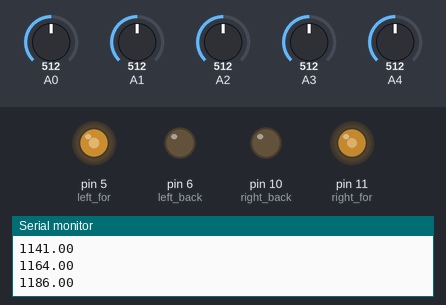
Bench run of a sketch on a simulated Arduino Uno, built with avr-gcc and run on an emulated ATmega328P. Parts: output pins drawn as LEDs (lit = HIGH), the last lines printed to the serial monitor. The test bench sets the inputs (shaded band); at power-on: A0 = 512, A1 = 512, A4 = 512, A3 = 512, A2 = 512.

Above: at 1.2 s.
1.3 s: A0 set to 482
At 1.54 s:
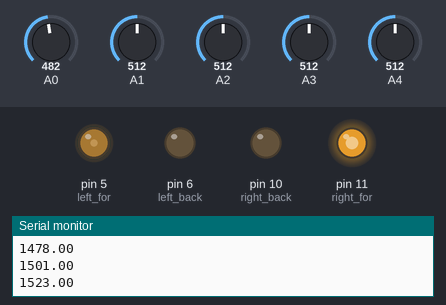
4.3 s: A1 set to 491
At 5.3 s:
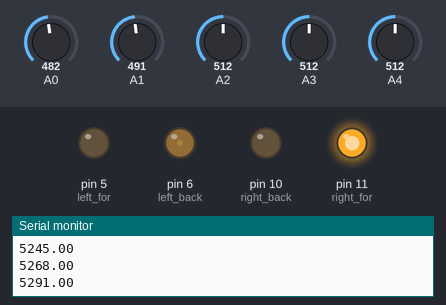
7.3 s: A4 set to 481
At 7.56 s:
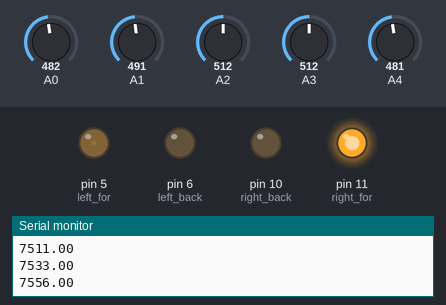
10.3 s: A4 set to 716
13.3 s: A3 set to 306
At 14.4 s:
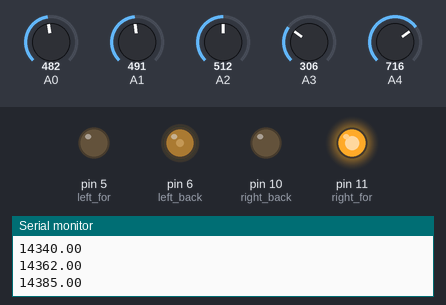
14.8 s: A1 set to 716
At 15.8 s:
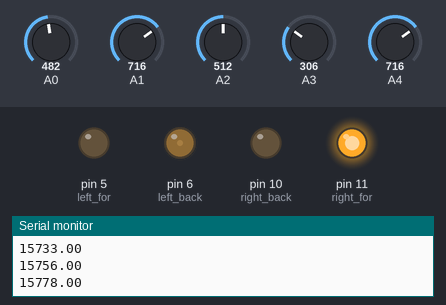
Timing chart, 0 to 17.3 s (numbered marks = the images above; inputs shaded):
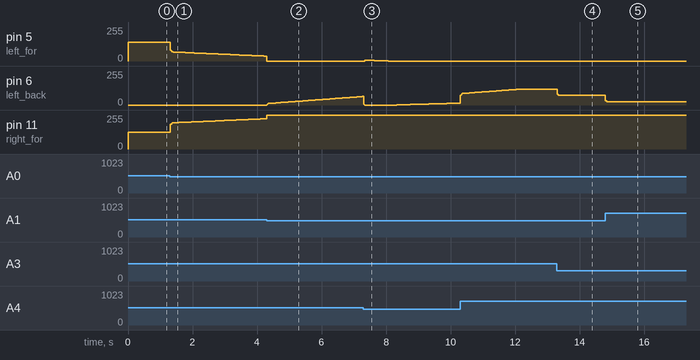

Measured:
- the behaviour switches between 500 and 499 on A0 (found by bisection; images 0 and 1)
- the behaviour switches between 500 and 499 on A1 (found by bisection; images 1 and 2)
- after the input at 1.3 s, pin 5 (left_for): moves from 140/255 to 36/255 over 3.0 s, starting at once; pin 11 (right_for): moves from 125/255 to 228/255 over 3.0 s, starting at once
- after the input at 4.3 s, pin 6 (left_back): moves from 0/255 to 64/255 over 3.0 s, starting at once
- after the input at 7.3 s, pin 5 (left_for): 0/255 → 5/255 at once, → 4/255 0.16 s later, → 3/255 0.13 s later, → 2/255 0.15 s later, … (6 changes in this stretch)
- after the input at 13.3 s, pin 6 (left_back): 119/255 → 72/255 at once
- after the input at 14.8 s, pin 6 (left_back): 72/255 → 24/255 at once

The sketch:

Test03.2.ino
```cpp
int ir[5];
int count = 10;
float er[10];
int th = 500;


float i; int d;
float error;
int p_error = 0;

int val[5] = {-12,-8,0,8,12};
float pid_val ;
float t1;
float t=20;

float sp_left = 125 + 15;
float sp_right = 125;
int shift = 0;
float left = sp_left ;
float right = sp_right ;
float gear1 = 0.8;
float gear2 = 0.6;


int kp = 3.5 + (sp_left+sp_right)/100;
float ki = 0.01;
float kd = 1;

int right_for = 11;
int left_for = 5;
int right_back = 10;
int left_back = 6;

//////////////////////////////////////////////////////////////////////////////////////////////////////////////////////////////////////////////
/////////////////////////////////////////////////////////////////////////////////////////////////////////////////////////////////////////////
///////// MAIN /////////////////
void setup() {
  Serial.begin(9600);
  pinMode(5,OUTPUT);pinMode(6,OUTPUT);pinMode(10,OUTPUT);pinMode(11,OUTPUT);

  for (int i = 0;i<count;i++){
    er[i] = 0.0;
  }
  t1 = millis();
}

void loop() {
  getIR();
  PID();
  driver();
  delay(10);
  //Serial.print(ir[0]);Serial.print(ir[1]);Serial.print(ir[2]);Serial.print(ir[3]);Serial.println(ir[4]);
  //Serial.println(error);Serial.println(i);
}
//////////////////////////////////////////////////////////////////////////////////////////////////////////////////////////////////////////////
/////////////////////////////////////////////////////////////////////////////////////////////////////////////////////////////////////////////

////////////////////////////////////////////////////////////////////////////////////////////////////////////////////////////////////////////
/////// SENSOR ////////////////////////////////
int check(int val){
  if (val >= th){
    return 0;
  } else{
    return 1;
  }
}
int getIR(){
  for (int i=0;i<5;i++){
    ir[i] = analogRead(i);
  }
  for (int i=0;i<5;i++){
    ir[i] = check(ir[i]);
  }
}
//////////////////////////////////////////////////////////////////////////////////////////////////////////////////////////////////////////////////

////////////////////////////////////////////////////////////////////////////////////////////////////////////////////////////////////
///// PID ///////////////////////////////
float PID(){
  left = sp_left;
  right = sp_right;

  error = val[0]*ir[0] + val[1]*ir[1] + val[2]*ir[2] + val[3]*ir[3] + val[4]*ir[4];
  d = p_error - error;

  if ((millis()-t1)> t){
  for (int i = 0;i<count-1;i++){
    er[i+1]  = er[i];
  }
  er[0] = error;
  t1 = millis();
  Serial.println(t1);
  }

  for (int i = 0;i<count-1;i++){
    p_error = er[i] + p_error;
  }
  p_error = p_error/count ;

  if ((ir[2] == 1) && (ir[2]*ir[1] == 0 && ir[2]*ir[3] == 0)){
    i = 0;
  }
  if ((left+i*ki)>0 && error<0){
    i = (i  + error);
  }else if ((right-i*ki)>0 && error>0){
    i = (i  + error);
  }

  if (i<-30000){
    i = -30000;
  }
  if (pid_val<-30000){
    pid_val = -30000;
  }
  if (i>30000){
    i = 30000;
  }
  if (pid_val>30000){
    pid_val = 30000;
  }

  pid_val = (error * kp + i * ki + d * kd);

}
/////////////////////////////////////////////////////////////////////////////////////////////////////

///////////////////////////////////////////////////////////////////////////////////////////////////////////////////////////////
void driver(){
    //gear();
    left = sp_left;
    right = sp_right;

   ////////////////////////////////////////////////////////////////////////////
   left = left + pid_val  ;
   right = right - pid_val ;
   ///////////////////////////////////////////////////////////////////

     if (left > 255){
      left = 255;
     }else if(left < -255){
      left = -255;
     }
     if (right > 255){
      right = 255;
     }else if(right < -255){
      right = -255;
     }

     if (left>0){
       analogWrite(left_for,left);
       analogWrite(left_back,0);
     } else if(left<0){
       analogWrite(left_back,-left);
       analogWrite(left_for,0);
     }
     if (right>0){
       analogWrite(right_for,right);
       analogWrite(right_back,0);
     } else if(right<0){
       analogWrite(right_back,right);
       analogWrite(right_for,0);
     }

 //Serial.print(left);Serial.print(' ');Serial.print(right);Serial.print(' ');Serial.print(i);Serial.print(' ');Serial.print(pid_val);Serial.print(' ');Serial.println(error);

 }
/////////////////////////////////////////////////////////////////////////////////////////////////////////////////////////////////////////////////////////////////////////////

void gear(){
  sp_left = 80 + 10;
  sp_right = 80;
  if ((ir[2]*ir[1] == 1 || ir[2]*ir[3] == 1 )){
    sp_left = sp_left * gear1;
    sp_right = sp_right * gear1;
  } else if ((ir[0]*ir[1] == 1 || ir[4]*ir[3] == 1 )){
    sp_left = sp_left * gear2;
    sp_right = sp_right * gear2;
  }
}
```
